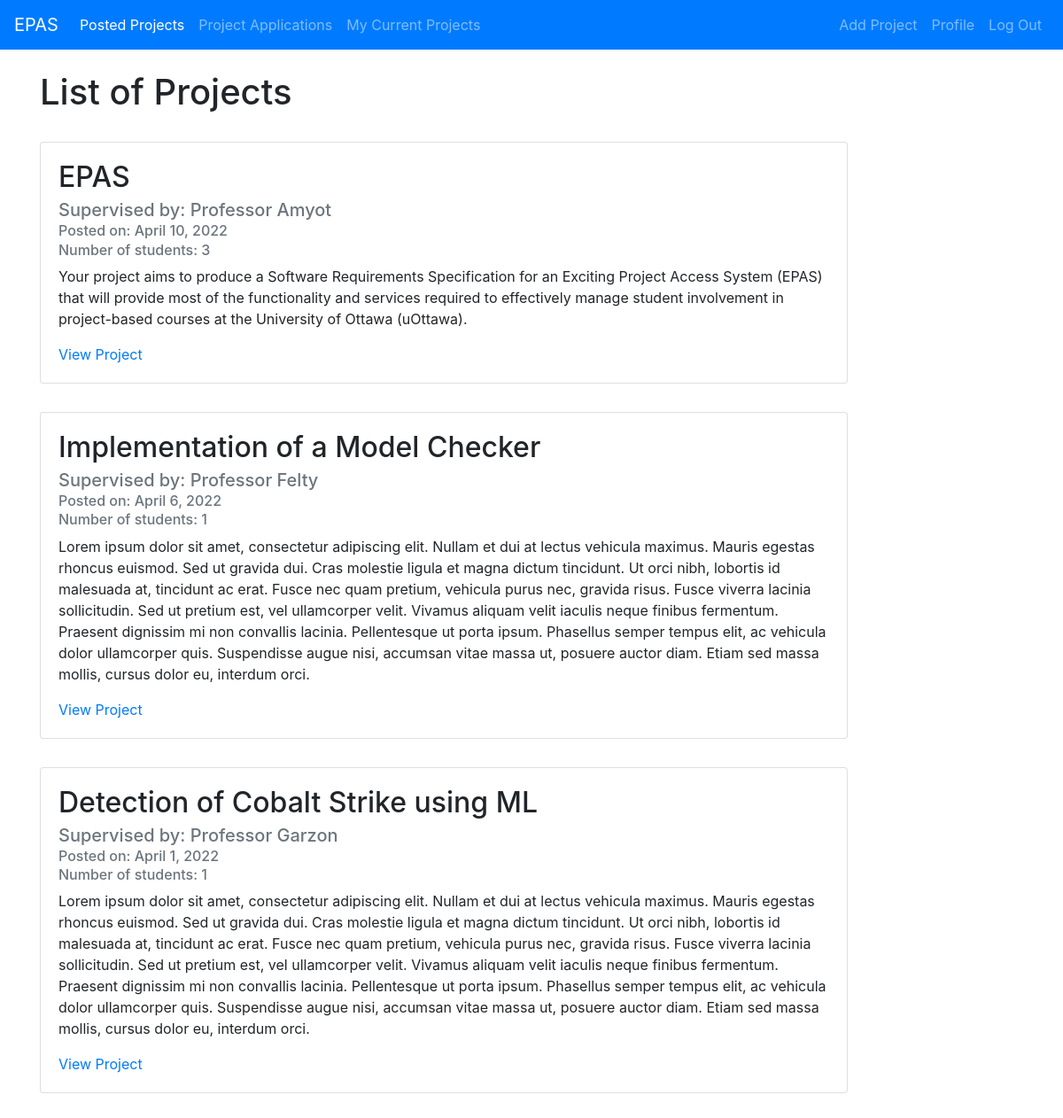
The app's page / (signed in) with its own data.
### projectListing/models.py (models this page shows, shortened)
class Post(models.Model):
    title = models.CharField(max_length=100, verbose_name='Project name:')
    description = models.TextField(verbose_name='Project description:')
    date_posted = models.DateField(default=timezone.now)
    professor = models.ForeignKey(User, on_delete=models.CASCADE)
    desiredNumStudents = models.IntegerField(verbose_name='Ideal number of students')
    maxNumStudents = models.IntegerField(verbose_name='Max number of students:')
    minTermLength = models.IntegerField(verbose_name='Min number of months:')
    maxTermLength = models.IntegerField(verbose_name='Max number of months:')
    relatedProgram = models.CharField(max_length=100, verbose_name='Program:')
    course = models.CharField(max_length=100, default="null", verbose_name='Course:')
    active = models.BooleanField(default=False, verbose_name='Active')
    isApproved = models.BooleanField(default=False, verbose_name='Approve?')

class User(AbstractUser):
    class Types(models.TextChoices):
        STUDENT = 'STUDENT', 'Student'
        PROFESSOR = 'PROFESSOR', 'Professor'
        CORPORATE_SUPERVISOR = 'CORPORATE_SUPERVISOR', 'Corporate Supervisor'
        PROGRAM_DIRECTOR = 'PROGRAM_DIRECTOR', 'Program Director'
    type = models.CharField(max_length=50, choices=Types.choices, default=Types.STUDENT)

### projectListing/views.py (the view)
# urls.py: path('', PostListView.as_view(), name='projectListing-home'),
class PostListView(ListView):
    model = Post
    template_name = 'projectListing/home.html'
    context_object_name = 'postedProject'
    ordering = ['-date_posted']

### projectListing/templates/projectListing/home.html (shortened to what this page needs)
{% extends "projectListing/base.html" %}
{% block content %}
<br>
    <h1>List of Projects</h1>    <br>
    <div class="card-deck">
            {% for post in postedProject %}
                {% if post.isApproved is True %}
                <div class="card" style="min-width: 80%; max-width: 80%; margin-bottom: 2rem;">
                    <div class="card-body">
                        <h2 class="card-title">{{ post.title }}</h2>
                        <h5 class="card-subtitle mb-2 text-muted">Supervised by: Professor {{ post.professor.last_name }}</h3>
                        <h6 class="card-subtitle mb-2 text-muted">Posted on: {{ post.date_posted }}</h3>
                        <h6 class="card-subtitle mb-2 text-muted">Number of students: {{ post.desiredNumStudents}}</h3>
                        <p class="card-text">{{ post.description }}</p>
                        <a href="{% url 'post-detail' post.id %}" class="card-link">View Project</a>
                    </div>
                </div>
                {% endif %}
            {% endfor %}
{% endblock content %}

### records on screen
Post: title "EPAS", professor.last_name "Amyot", date_posted "April 10, 2022", desiredNumStudents "3", description "Your project aims to produce a Software Requirements Specification for an Exciting Project Access System (EPAS) that will provide most of the functionality and services required to effectively manage student involvement in project-based courses at the University of Ottawa (uOttawa)."
Post: title "Implementation of a Model Checker", professor.last_name "Felty", date_posted "April 6, 2022", desiredNumStudents "1", description "Lorem ipsum dolor sit amet, consectetur adipiscing elit. Nullam et dui at lectus vehicula maximus. Mauris egestas rhoncus euismod. Sed ut gravida dui. Cras molestie ligula et magna dictum tincidunt. Ut orci nibh, lobortis id malesuada at, tincidunt ac erat. Fusce nec quam pretium, vehicula purus nec, gravida risus. Fusce viverra lacinia sollicitudin. Sed ut pretium est, vel ullamcorper velit. Vivamus aliquam velit iaculis neque finibus fermentum. Praesent dignissim mi non convallis lacinia. Pellentesque ut porta ipsum. Phasellus semper tempus elit, ac vehicula dolor ullamcorper quis. Suspendisse augue nisi, accumsan vitae massa ut, posuere auctor diam. Etiam sed massa mollis, cursus dolor…"
Post: title "Detection of Cobalt Strike using ML", professor.last_name "Garzon", date_posted "April 1, 2022", desiredNumStudents "1", description "Lorem ipsum dolor sit amet, consectetur adipiscing elit. Nullam et dui at lectus vehicula maximus. Mauris egestas rhoncus euismod. Sed ut gravida dui. Cras molestie ligula et magna dictum tincidunt. Ut orci nibh, lobortis id malesuada at, tincidunt ac erat. Fusce nec quam pretium, vehicula purus nec, gravida risus. Fusce viverra lacinia sollicitudin. Sed ut pretium est, vel ullamcorper velit. Vivamus aliquam velit iaculis neque finibus fermentum. Praesent dignissim mi non convallis lacinia. Pellentesque ut porta ipsum. Phasellus semper tempus elit, ac vehicula dolor ullamcorper quis. Suspendisse augue nisi, accumsan vitae massa ut, posuere auctor diam. Etiam sed massa mollis, cursus dolor…"
